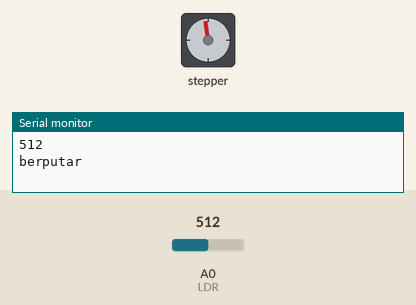
This sketch was run on a simulated Arduino Uno, built with avr-gcc and run on an emulated ATmega328P. Parts: stepper motor, the last lines printed to the serial monitor. The test bench sets the inputs (shaded band); at power-on: A0 (LDR) = 512. Stepper angles assume 200 steps per turn.

Above: at 0.15 s.
At 9.83 s:
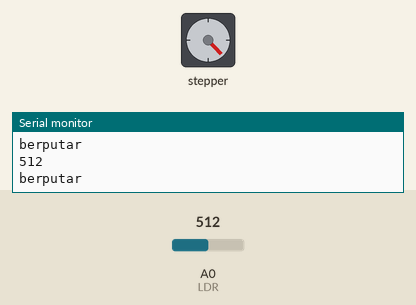
At 19.81 s:
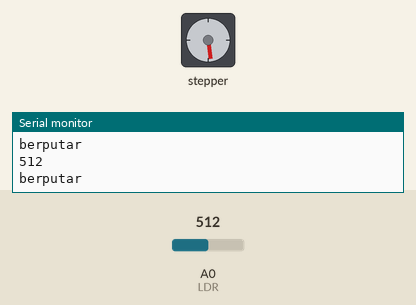
At 39.77 s:
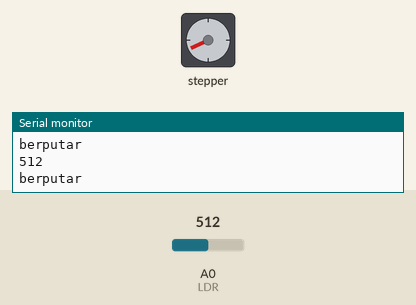
Timing chart, 0 to 40.0 s (numbered marks = the images above):
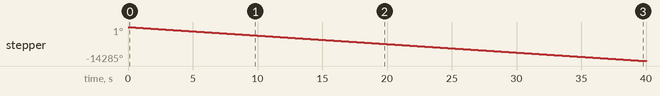

Measured:
- by itself, stepper: keeps turning counter-clockwise at about 357°/s

The sketch:

sketch_feb15a.ino
```cpp
// Include the Arduino Stepper Library
const int relay3 = 7;
#include <Stepper.h>
#include <Wire.h>

const int LDR = A0;
int cahayaMatahari = 0;

// Number of steps per output rotation
const int stepsPerRevolution = 200;

// Create Instance of Stepper library
Stepper myStepper(stepsPerRevolution, 8, 9, 10, 11);


void setup()
{
  pinMode(relay3,OUTPUT);
  // set the speed at 60 rpm:
  myStepper.setSpeed(60);
  // initialize the serial port:
  Serial.begin(9600);

}

void loop()
{
  cahayaMatahari = analogRead(LDR);

      Serial.println(cahayaMatahari);
  // step one revolution in one direction:

    digitalWrite(relay3, LOW);
  Serial.println("berputar");
  myStepper.step(-stepsPerRevolution);
  digitalWrite(relay3, HIGH);


  // step one revolution in the other direction:
//  Serial.println("counterclockwise");
//  myStepper.step(-stepsPerRevolution);
//  delay(500);
}
```
